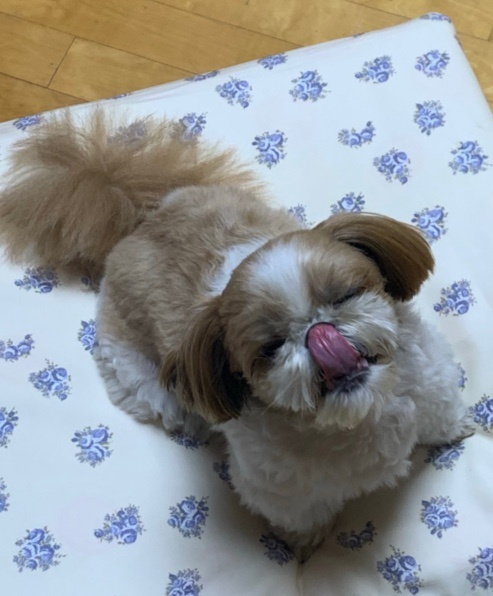
//> input picture 2_Filtering/겨울이.jpg, 493 x 596 px
$ ./Various_Filter   (built with g++ and OpenCV 4)
//> lines starting //> are read from the running program, lines starting //| are printed output that depends on the picture
#include <opencv2/opencv.hpp>
using namespace cv;
using namespace std;

void filter(Mat &img, Mat &output_img, Mat &mask, int mask_rows, int mask_cols) {
	Mat copy_plate(img.rows + mask_rows / 2 * 2, img.cols + mask_cols / 2 * 2, CV_32F, Scalar(0));//복사, 계산용

	uchar* copy_data = copy_plate.data;
	uchar* img_data = img.data;
	uchar* output_data = output_img.data;
	uchar* mask_data = mask.data;

	//zero padding제외 가운데 원본사진복사
	for (int row = 0; row < img.rows; row++)
	{
		for (int col = 0; col < img.cols; col++)
		{
			if (img.channels() == 3) {
				copy_data[(row + mask_rows / 2)*(copy_plate.cols) * 3 + (col + mask_cols / 2) * 3] = img_data[row * img.cols * 3 + col * 3];
				copy_data[(row + mask_rows / 2)*(copy_plate.cols) * 3 + (col + mask_cols / 2) * 3 + 1] = img_data[row * img.cols * 3 + col * 3 + 1];
				copy_data[(row + mask_rows / 2)*(copy_plate.cols) * 3 + (col + mask_cols / 2) * 3 + 2] = img_data[row * img.cols * 3 + col * 3 + 2];
			}
			else if (img.channels() == 1) {
				copy_data[(row + mask_rows / 2)*(copy_plate.cols) + (col + mask_cols / 2)] = img_data[row * img.cols + col];
			}
		}
	}

	//filter 적용
	for (int row = 0; row < img.rows; row++)
	{
		for (int col = 0; col < img.cols; col++)
		{
			if (img.channels() == 3) {	//컬러이미지 일때
				float sum_b = 0;
				float sum_g = 0;
				float sum_r = 0;
				for (int mask_r = 0; mask_r < mask.rows; mask_r++) {
					for (int mask_c = 0; mask_c < mask.cols; mask_c++) {
						sum_b += mask.at<float>(mask_r, mask_c) * copy_data[(row + mask_r)*(copy_plate.cols) * 3 + (col + mask_c) * 3];
						sum_g += mask.at<float>(mask_r, mask_c) * copy_data[(row + mask_r)*(copy_plate.cols) * 3 + (col + mask_c) * 3 + 1];
						sum_r += mask.at<float>(mask_r, mask_c) * copy_data[(row + mask_r)*(copy_plate.cols) * 3 + (col + mask_c) * 3 + 2];
					}
				}

				if (sum_b > 255) sum_b = 255;
				else if (sum_b < 0) sum_b = 0;
				if (sum_g > 255) sum_g = 255;
				else if (sum_g < 0) sum_g = 0;
				if (sum_r > 255) sum_r = 255;
				else if (sum_r < 0) sum_r = 0;

				output_data[row * img.cols * 3 + col * 3] = sum_b;
				output_data[row * img.cols * 3 + col * 3 + 1] = sum_g;
				output_data[row * img.cols * 3 + col * 3 + 2] = sum_r;
			}
			else if (img.channels() == 1) {	//흑백이미지 일때
				float sum = 0;
				for (int mask_r = 0; mask_r < mask.rows; mask_r++) {
					for (int mask_c = 0; mask_c < mask.cols; mask_c++) {
						sum += mask.at<float>(mask_r, mask_c) * copy_data[(row + mask_r)*(copy_plate.cols) + (col + mask_c)];
					}
				}
				if (sum > 255) {
					sum = 255;
				}
				else if (sum < 0) {
					sum = 0;
				}
				output_data[row * img.cols + col] = sum;

			}
		}
	}
}
void sharpening(Mat &img, Mat &output_img) {


	uchar* img_data = img.data;

	uchar* lap_data;
	uchar* output_data = output_img.data;

	float laplacian_data[] = {
		0, -1, 0,
		-1, 4, -1,
		0, -1, 0
	};
	Mat lapla_mask(3, 3, CV_32F, laplacian_data);

	if (img.channels() == 3) {
		Mat lapla_outimage(img.rows, img.cols, CV_8UC3, Scalar(0));
		filter(img, lapla_outimage, lapla_mask, 3, 3);
		lap_data = lapla_outimage.data;
		for (int row = 0; row < img.rows; row++) {
			for (int col = 0; col < img.cols; col++) {
				float sum_b = 0;
				float sum_g = 0;
				float sum_r = 0;
				sum_b = img_data[row * img.cols * 3 + col * 3] + lap_data[row * lapla_outimage.cols * 3 + col * 3];
				sum_g = img_data[row * img.cols * 3 + col * 3 + 1] + lap_data[row * lapla_outimage.cols * 3 + col * 3 + 1];
				sum_r = img_data[row * img.cols * 3 + col * 3 + 2] + lap_data[row * lapla_outimage.cols * 3 + col * 3 + 2];
				if (sum_b > 255) sum_b = 255;
				else if (sum_b < 0) sum_b = 0;
				if (sum_g > 255) sum_g = 255;
				else if (sum_g < 0) sum_g = 0;
				if (sum_r > 255) sum_r = 255;
				else if (sum_r < 0) sum_r = 0;
				output_data[row * output_img.cols * 3 + col * 3] = sum_b;
				output_data[row * output_img.cols * 3 + col * 3 + 1] = sum_g;
				output_data[row * output_img.cols * 3 + col * 3 + 2] = sum_r;
			}
		}
	}
	else if (img.channels() == 1) {
		Mat lapla_outimage(img.rows, img.cols, CV_8UC1, Scalar(0));
		filter(img, lapla_outimage, lapla_mask, 3, 3);
		lap_data = lapla_outimage.data;
		for (int row = 0; row < img.rows; row++) {
			for (int col = 0; col < img.cols; col++) {
				float sum = 0;
				sum = img_data[row * img.cols + col] + lap_data[row * lapla_outimage.cols + col];
				if (sum > 255) sum = 255;
				else if (sum < 0) sum = 0;
				output_data[row * output_img.cols + col] = sum;
			}
		}
	}
}


int main() {
	Mat color_img = imread("겨울이.jpg"); //컬러이미지
//> color_img is the input picture: 596 rows x 493 cols, CV_8UC3; mean B, G, R 148, 147.2, 144.3
	int h = color_img.rows;
//> h = 596
	int w = color_img.cols;
//> w = 493
	Mat black_img; //흑백이미지
	cvtColor(color_img, black_img, cv::COLOR_RGB2GRAY);
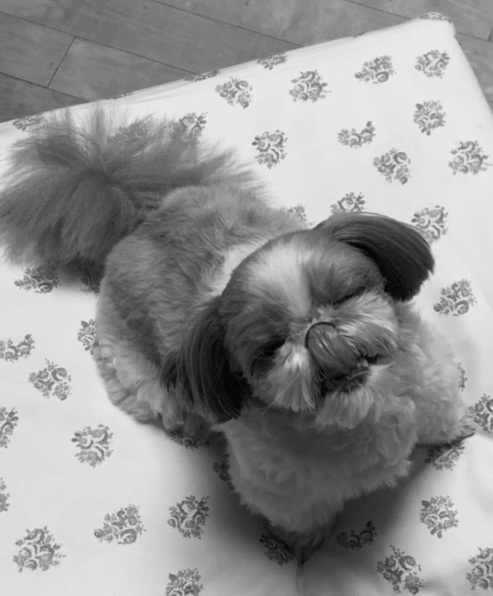
//> black_img: 596 rows x 493 cols, CV_8UC1; min 1, max 238, mean 147.1


	//float aver_data[] = {		//5X5 moving average
	//1 / 25.f,1 / 25.f,1 / 25.f,1 / 25.f,1 / 25.f,
	//1 / 25.f,1 / 25.f,1 / 25.f,1 / 25.f,1 / 25.f,
	//1 / 25.f,1 / 25.f,1 / 25.f,1 / 25.f,1 / 25.f,
	//1 / 25.f,1 / 25.f,1 / 25.f,1 / 25.f,1 / 25.f,
	//1 / 25.f,1 / 25.f,1 / 25.f,1 / 25.f,1 / 25.f
	//};

	//float aver_data[] = {		//9X9 moving average
	//1 / 81.f, 1 / 81.f, 1 / 81.f, 1 / 81.f, 1 / 81.f, 1 / 81.f, 1 / 81.f, 1 / 81.f, 1 / 81.f,
	//1 / 81.f, 1 / 81.f, 1 / 81.f, 1 / 81.f, 1 / 81.f, 1 / 81.f, 1 / 81.f, 1 / 81.f, 1 / 81.f,
	//1 / 81.f, 1 / 81.f, 1 / 81.f, 1 / 81.f, 1 / 81.f, 1 / 81.f, 1 / 81.f, 1 / 81.f, 1 / 81.f,
	//1 / 81.f, 1 / 81.f, 1 / 81.f, 1 / 81.f, 1 / 81.f, 1 / 81.f, 1 / 81.f, 1 / 81.f, 1 / 81.f,
	//1 / 81.f, 1 / 81.f, 1 / 81.f, 1 / 81.f, 1 / 81.f, 1 / 81.f, 1 / 81.f, 1 / 81.f, 1 / 81.f,
	//1 / 81.f, 1 / 81.f, 1 / 81.f, 1 / 81.f, 1 / 81.f, 1 / 81.f, 1 / 81.f, 1 / 81.f, 1 / 81.f,
	//1 / 81.f, 1 / 81.f, 1 / 81.f, 1 / 81.f, 1 / 81.f, 1 / 81.f, 1 / 81.f, 1 / 81.f, 1 / 81.f,
	//1 / 81.f, 1 / 81.f, 1 / 81.f, 1 / 81.f, 1 / 81.f, 1 / 81.f, 1 / 81.f, 1 / 81.f, 1 / 81.f,
	//1 / 81.f, 1 / 81.f, 1 / 81.f, 1 / 81.f, 1 / 81.f, 1 / 81.f, 1 / 81.f, 1 / 81.f, 1 / 81.f,
	//};

	// 3X3 moving average
	float aver_data[] = {
		1 / 9.f,1 / 9.f,1 / 9.f,
		1 / 9.f,1 / 9.f,1 / 9.f,
		1 / 9.f,1 / 9.f,1 / 9.f
	};

	Mat aver_mask(3, 3, CV_32F, aver_data);

	Mat color_aver_outimage(h, w, CV_8UC3, Scalar(0));
	filter(color_img, color_aver_outimage, aver_mask, 3, 3);
//> after the loop in filter, `for (int row = 0; row < img.rows; row++)`:
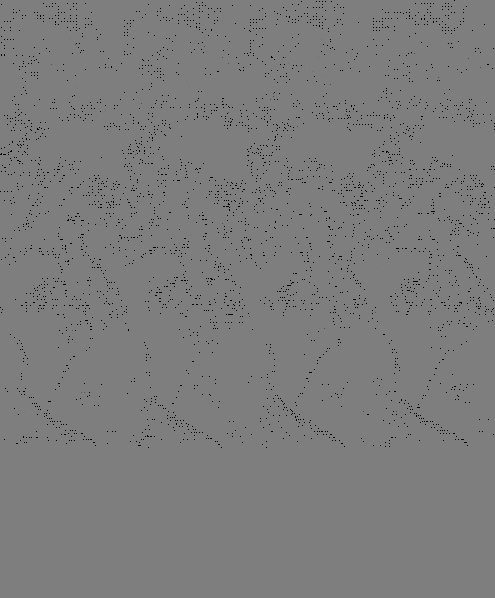
//> copy_plate: 598 rows x 495 cols, CV_32FC1; 0.19% of the values are NaN or infinite; the others: min -3.36e+38, max 3.4e+38, mean inf; drawn with min black, max white, NaN and infinite black
	Mat black_aver_outimage(h, w, CV_8UC1, Scalar(0));
	filter(black_img, black_aver_outimage, aver_mask, 3, 3);
//> call 2 of filter, with mask_rows = 3, mask_cols = 3
//> after the loop in filter (call 2), `for (int row = 0; row < img.rows; row++)`:
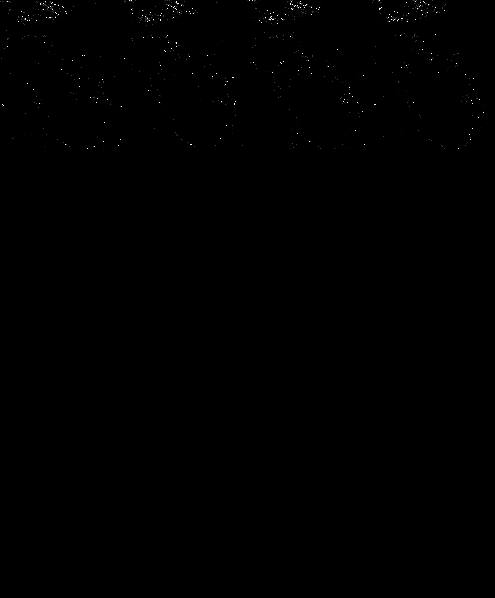
//> copy_plate: 598 rows x 495 cols, CV_32FC1; 0.07% of the values are NaN or infinite; the others: min -9.01e+27, max 3.4e+38, mean inf; drawn with min black, max white, NaN and infinite black

	/*imshow("color", color_img), imshow("black", black_img);
	imshow("color_average", color_aver_outimage), imshow("black_average", black_aver_outimage);
	waitKey();*/

	//라플라시안 수행
	float laplacian_data[] = {
		-1, -1, -1,
		-1, 8, -1,
		-1, -1, -1
	};
	Mat lapla_mask(3, 3, CV_32F, laplacian_data);
	Mat color_lapla_outimage(h, w, CV_8UC3, Scalar(0));
	filter(color_img, color_lapla_outimage, lapla_mask, 3, 3);
//> call 3 of filter, with mask_rows = 3, mask_cols = 3
//> after the loop in filter (call 3), `for (int row = 0; row < img.rows; row++)`:
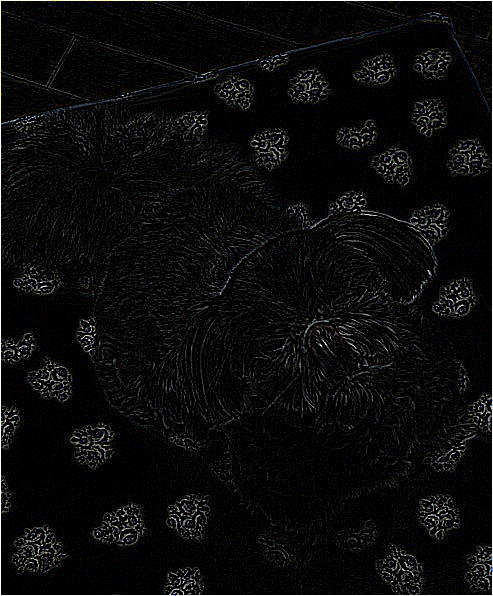
//> output_img: 596 rows x 493 cols, CV_8UC3; mean B, G, R 11.4, 11.3, 11.3
	Mat black_lapla_outimage(h, w, CV_8UC1, Scalar(0));
	filter(black_img, black_lapla_outimage, lapla_mask, 3, 3);

	/*imshow("color", color_img), imshow("black", black_img);
	imshow("color_lapla", color_lapla_outimage), imshow("black_lapla", black_lapla_outimage);
	waitKey();*/


	//이미지 샤프닝
	Mat color_sharp_outimage(h, w, CV_8UC3, Scalar(0));
	sharpening(color_img, color_sharp_outimage);
//> after the loop in filter (call 5), `for (int row = 0; row < img.rows; row++)`:
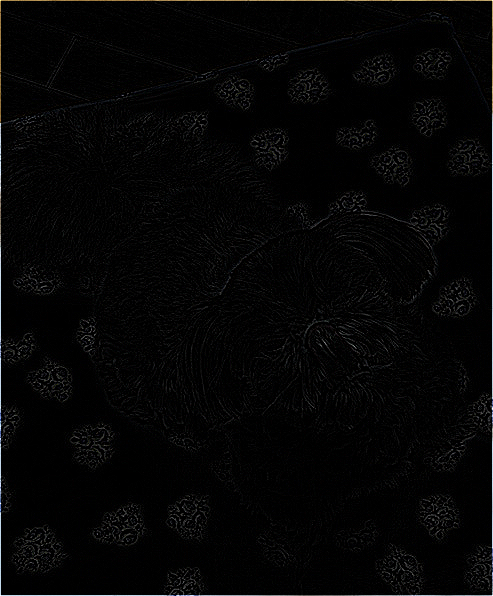
//> output_img: 596 rows x 493 cols, CV_8UC3; mean B, G, R 5, 5, 5
//> after the loop in sharpening, `for (int row = 0; row < img.rows; row++)`:
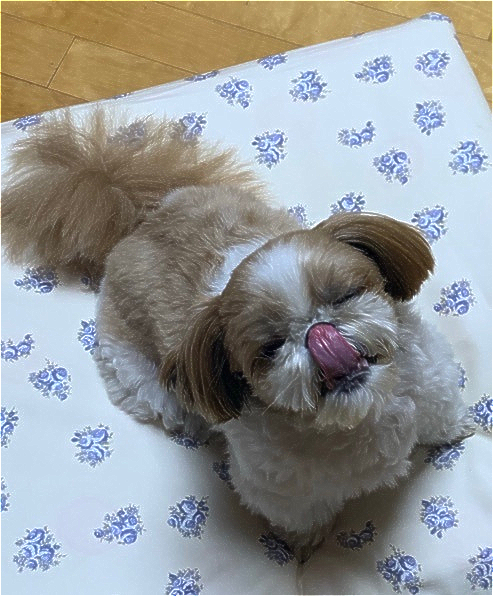
//> output_img: 596 rows x 493 cols, CV_8UC3; mean B, G, R 151.8, 151.4, 148.6
	Mat black_sharp_outimage(h, w, CV_8UC1, Scalar(0));
	sharpening(black_img, black_sharp_outimage);
//> after the loop in sharpening (call 2), `for (int row = 0; row < img.rows; row++)`:
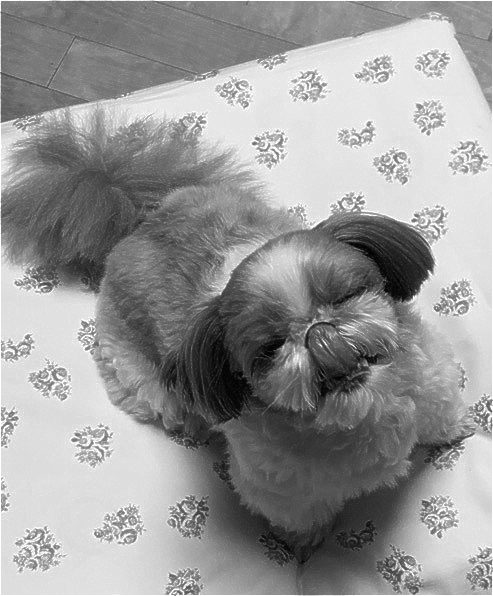
//> output_img: 596 rows x 493 cols, CV_8UC1; min 1, max 255, mean 151.3

	imshow("color", color_img), imshow("black", black_img);
	imshow("color_average", color_aver_outimage), imshow("black_average", black_aver_outimage);
	imshow("color_lapla", color_lapla_outimage), imshow("black_lapla", black_lapla_outimage);
	imshow("color_sharp", color_sharp_outimage), imshow("black_sharp", black_sharp_outimage);;
	waitKey();

}
